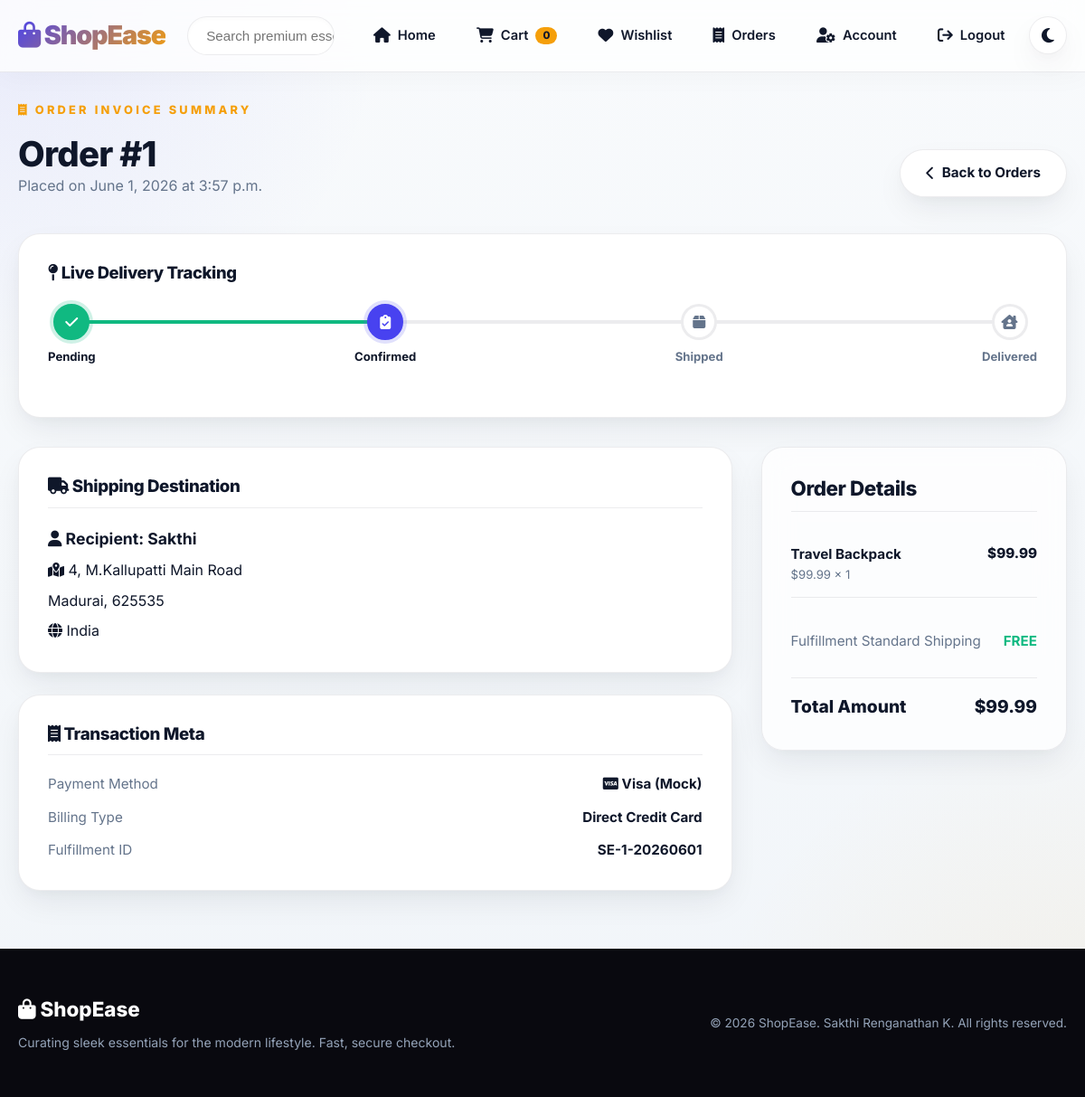
/order/1/ (signed in), run on the app's committed database.
### store/models.py (models this page shows, shortened)
class Order(models.Model):
    ORDER_STATUS_CHOICES = [
        ('pending', 'Pending'),
        ('confirmed', 'Confirmed'),
        ('shipped', 'Shipped'),
        ('delivered', 'Delivered'),
        ('cancelled', 'Cancelled'),
    ]
    id = models.AutoField(primary_key=True)
    user = models.ForeignKey(User, on_delete=models.CASCADE, related_name='orders')
    total_amount = models.DecimalField(max_digits=10, decimal_places=2, validators=[MinValueValidator(0)])
    order_date = models.DateTimeField(auto_now_add=True)
    status = models.CharField(max_length=20, choices=ORDER_STATUS_CHOICES, default='pending')
    shipping_address = models.CharField(max_length=500)
    shipping_city = models.CharField(max_length=100)
    shipping_zipcode = models.CharField(max_length=20)
    shipping_country = models.CharField(max_length=100)
    updated_at = models.DateTimeField(auto_now=True)
    class Meta:
        ordering = ['-order_date']

class OrderItem(models.Model):
    id = models.AutoField(primary_key=True)
    order = models.ForeignKey(Order, on_delete=models.CASCADE, related_name='items')
    product = models.ForeignKey(Product, on_delete=models.CASCADE)
    quantity = models.IntegerField(validators=[MinValueValidator(1)])
    price = models.DecimalField(max_digits=10, decimal_places=2, validators=[MinValueValidator(0)])
    @property
    def total_price(self):
        return self.quantity * self.price

class Product(models.Model):
    id = models.AutoField(primary_key=True)
    name = models.CharField(max_length=255)
    price = models.DecimalField(max_digits=10, decimal_places=2, validators=[MinValueValidator(0)])
    description = models.TextField()
    image = models.ImageField(upload_to='products/', blank=True, null=True)
    image_url = models.URLField(blank=True, null=True)
    category = models.ForeignKey(Category, on_delete=models.CASCADE, related_name='products')
    stock = models.IntegerField(default=0, validators=[MinValueValidator(0)])
    created_at = models.DateTimeField(auto_now_add=True)
    updated_at = models.DateTimeField(auto_now=True)
    class Meta:
        ordering = ['-created_at']

### store/views.py (the view)
# urls.py: path('order/<int:order_id>/', views.order_detail, name='order_detail'),
@login_required(login_url='login')
def order_detail(request, order_id):
    order = get_object_or_404(Order, id=order_id, user=request.user)
    context = {
        'order': order,
        'order_items': order.items.all(),
    }
    return render(request, 'store/order_detail.html', context)

### store/context_processors.py (called while the page is built)
def cart_context(request):
    cart = request.session.get('cart', {})
    cart_count = sum(cart.values()) if isinstance(cart, dict) else 0
    return {
        'cart_count': cart_count,
    }

### store/templates/store/order_detail.html (shortened to what this page needs)
{% extends 'store/base.html' %}
{% block content %}
<section class="order-detail-page" style="margin-top: 1rem;">
    <div style="margin-bottom: 2.5rem; display: flex; justify-content: space-between; align-items: flex-end; flex-wrap: wrap; gap: 1.5rem;">
        <div>
            <p class="eyebrow"><i class="fa-solid fa-receipt"></i> Order Invoice Summary</p>
            <h1 style="font-size: 2.4rem;">Order #{{ order.id }}</h1>
            <p style="color: var(--text-muted);">Placed on {{ order.order_date|date:'F j, Y \a\t g:i a' }}</p>
        </div>
        <a class="btn btn-secondary" href="{% url 'order_history' %}"><i class="fa-solid fa-chevron-left"></i> Back to Orders</a>
    </div>
    {% if order.status == 'cancelled' %}
        <div class="message error" style="margin-bottom: 2.5rem; border-radius: var(--radius-md); padding: 1.5rem;">
            <i class="fa-solid fa-circle-exclamation" style="font-size: 1.5rem;"></i>
            <div>
                <strong style="font-size: 1.1rem; display: block; margin-bottom: 0.25rem;">Order Cancelled</strong>
                <span>This transaction was cancelled and cannot be processed further. If this is an error, please reach out to customer assistance.</span>
            </div>
        </div>
    {% else %}
        <div class="order-tracking-wrapper">
            <h3 style="font-size: 1.15rem; margin-bottom: 1.5rem;"><i class="fa-solid fa-map-pin"></i> Live Delivery Tracking</h3>
            <div class="tracking-bar">
                <div class="tracking-bar-progress" style="width: {% if order.status == 'delivered' %}100%{% elif order.status == 'shipped' %}66%{% elif order.status == 'confirmed' %}33%{% else %}0%{% endif %};"></div>
                <div class="tracking-node {% if order.status == 'pending' %}active{% else %}completed{% endif %}">
                    <span class="tracking-icon">
                        <i class="fa-solid {% if order.status == 'pending' %}fa-spinner fa-spin{% else %}fa-check{% endif %}"></i>
                    </span>
                    <span class="tracking-label">Pending</span>
                </div>
                <div class="tracking-node {% if order.status == 'confirmed' %}active{% elif order.status == 'shipped' or order.status == 'delivered' %}completed{% endif %}">
                    <span class="tracking-icon">
                        <i class="fa-solid {% if order.status == 'confirmed' %}fa-clipboard-check{% elif order.status == 'shipped' or order.status == 'delivered' %}fa-check{% else %}fa-receipt{% endif %}"></i>
                    </span>
                    <span class="tracking-label">Confirmed</span>
                </div>
                <div class="tracking-node {% if order.status == 'shipped' %}active{% elif order.status == 'delivered' %}completed{% endif %}">
                    <span class="tracking-icon">
                        <i class="fa-solid {% if order.status == 'shipped' %}fa-truck-fast{% elif order.status == 'delivered' %}fa-check{% else %}fa-box{% endif %}"></i>
                    </span>
                    <span class="tracking-label">Shipped</span>
                </div>
                <div class="tracking-node {% if order.status == 'delivered' %}completed{% endif %}">
                    <span class="tracking-icon">
                        <i class="fa-solid fa-house-chimney-user"></i>
                    </span>
                    <span class="tracking-label">Delivered</span>
                </div>
            </div>
        </div>
    {% endif %}
    <div class="cart-grid">
        <div style="display: flex; flex-direction: column; gap: 1.5rem;">
            <div class="order-info-card" style="background: var(--surface-solid); border: 1px solid var(--border); border-radius: var(--radius-lg); padding: 2rem; box-shadow: var(--shadow);">
                <h3 style="border-bottom: 1px solid var(--border); padding-bottom: 0.75rem; margin-bottom: 1.25rem;"><i class="fa-solid fa-truck"></i> Shipping Destination</h3>
                <div style="font-size: 1rem; display: flex; flex-direction: column; gap: 0.5rem; color: var(--text);">
                    <p style="font-weight: 700; font-size: 1.1rem;"><i class="fa-solid fa-user"></i> Recipient: {{ order.user.username|capfirst }}</p>
                    <p><i class="fa-solid fa-map-location-dot"></i> {{ order.shipping_address }}</p>
                    <p>{{ order.shipping_city }}, {{ order.shipping_zipcode }}</p>
                    <p><i class="fa-solid fa-globe"></i> {{ order.shipping_country }}</p>
                </div>
            </div>
            <div class="order-info-card" style="background: var(--surface-solid); border: 1px solid var(--border); border-radius: var(--radius-lg); padding: 2rem; box-shadow: var(--shadow);">
                <h3 style="border-bottom: 1px solid var(--border); padding-bottom: 0.75rem; margin-bottom: 1.25rem;"><i class="fa-solid fa-receipt"></i> Transaction Meta</h3>
                <div style="font-size: 0.95rem; display: flex; flex-direction: column; gap: 0.75rem;">
                    <div style="display: flex; justify-content: space-between;">
                        <span style="color: var(--text-muted);">Payment Method</span>
                        <strong style="color: var(--text);"><i class="fa-brands fa-cc-visa"></i> Visa (Mock)</strong>
                    </div>
                    <div style="display: flex; justify-content: space-between;">
                        <span style="color: var(--text-muted);">Billing Type</span>
                        <strong style="color: var(--text);">Direct Credit Card</strong>
                    </div>
                    <div style="display: flex; justify-content: space-between;">
                        <span style="color: var(--text-muted);">Fulfillment ID</span>
                        <strong style="color: var(--text);">SE-{{ order.id }}-{{ order.order_date|date:'Ymd' }}</strong>
                    </div>
                </div>
            </div>
        </div>
        <div class="order-summary-panel">
            <h2>Order Details</h2>
            <ul class="checkout-items" style="max-height: 300px; overflow-y: auto;">
                {% for item in order_items %}
                    <li style="display: flex; justify-content: space-between; padding: 0.85rem 0; border-bottom: 1px solid var(--border);">
                        <div>
                            <span style="font-weight: 700; font-size: 0.95rem; color: var(--text);">{{ item.product.name }}</span>
                            <span style="color: var(--text-muted); font-size: 0.82rem; display: block;">
                                ${{ item.price }} x {{ item.quantity }}
                            </span>
                        </div>
                        <strong class="price" style="font-size: 0.95rem;">${{ item.total_price }}</strong>
                    </li>
                {% endfor %}
            </ul>
            <div class="summary-row" style="margin-top: 1rem;">
                <span style="color: var(--text-muted);">Fulfillment Standard Shipping</span>
                <span style="color: var(--success); font-weight: 700;">FREE</span>
            </div>
            <div class="summary-row total" style="border-top: 1px solid var(--border); padding-top: 1rem; margin-top: 0.5rem;">
                <span>Total Amount</span>
                <span>${{ order.total_amount }}</span>
            </div>
        </div>
    </div>
</section>
{% endblock %}

### data on the page
Order: id "1", order_date "June 1, 2026 at 3:57 p.m.", user.username "Sakthi", shipping_address "4, M.Kallupatti Main Road", shipping_city "Madurai", shipping_zipcode "625535", shipping_country "India", order_date "20260601", total_amount "99.99"
OrderItem: product.name "Travel Backpack", price "99.99", quantity "1", total_price "99.99"

### other printed values
{{ cart_count }} "0"
